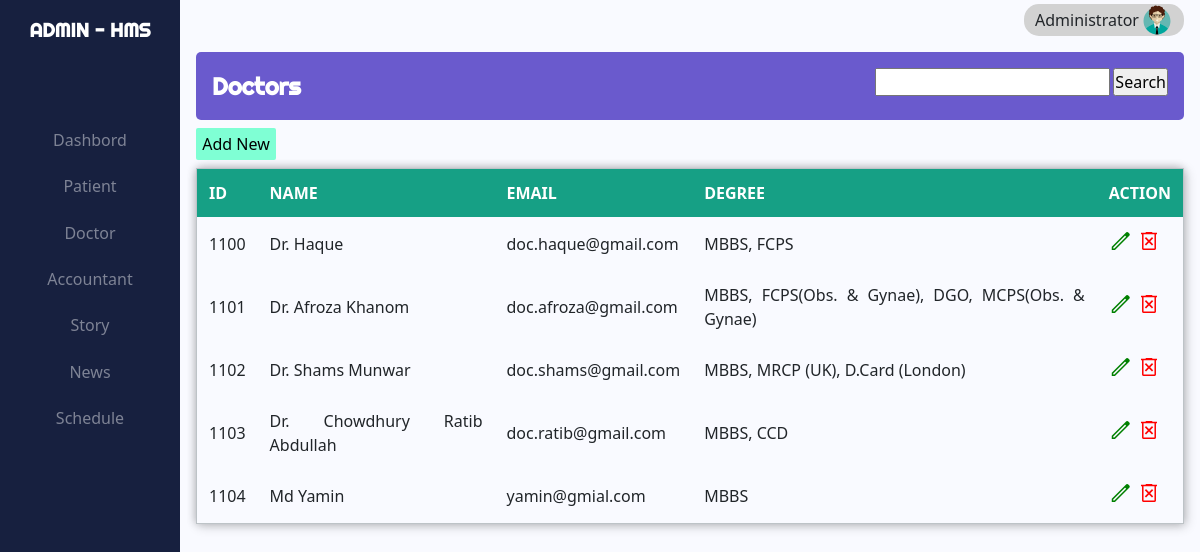
/hms/admin/admin_to_doctor.php (signed in), run on the app's committed database.
### tables this page shows
CREATE TABLE `doctors` (
  `doc_id` int(4) NOT NULL,
  `doc_name` varchar(50) DEFAULT NULL,
  `doc_email` varchar(150) DEFAULT NULL,
  `degree` varchar(150) DEFAULT NULL,
  `speciality` varchar(300) DEFAULT NULL,
  `visit` int(11) DEFAULT NULL,
  `dep_name` varchar(50) DEFAULT NULL,
  `doc_image` varchar(150) DEFAULT NULL,
  `pass` varchar(6) DEFAULT NULL,
  `adm_id` int(4) DEFAULT NULL
);

### hms/admin/admin_to_doctor.php (the view, shortened to what this page needs)
<?php
    include '../utility/admin_template.php';
    if (!isset($_REQUEST["search"])) {
        $sql = "SELECT * FROM doctors";
        $doctor = mysqli_query($conn, $sql);
    }
    else {
        $value = $_REQUEST["search_val"];
        $sql = "SELECT * FROM doctors WHERE doc_name LIKE '%$value%'";
        $doctor = mysqli_query($conn, $sql);
    }
?>
<head>
    <link rel="stylesheet" href="../css/admin/admin_to_patient.css">
    <link rel="stylesheet" href="../css/admin/admin_to_doctor.css">
</head>
<body>
            <div class="top-bar">
                <div class="top-bar-text">Doctors</div>
                <div class="search_bar">
                    <form action="" method="post">
                        <input type="search" name="search_val">
                        <input class="button" type="submit" value="Search" name="search">
                    </form>
                </div>
            </div>
            <button class="btn_wrapper">
                <div class="add">Add New</div>
            </button>
            <table action="" method="post">
                <thead>
                    <tr id="header">
                    <th scope="col">ID</th>
                    <th scope="col">NAME</th>
                    <th scope="col">EMAIL</th>
                    <th scope="col">DEGREE</th>
                    <th scope="col">ACTION</th>
                    </tr>
                </thead>
                <tbody>
                    <?php while ($row = mysqli_fetch_array($doctor, MYSQLI_ASSOC)) {
                        $id = $row["doc_id"];
                    ?>
                    <tr>
                    <td><?php echo $row["doc_id"] ?></td>
                    <td><?php echo $row["doc_name"] ?></td>
                    <td><?php echo $row["doc_email"] ?></td>
                    <td><?php echo $row["degree"] ?></td>
                    <td class="action">
                    <a href="./action/update_doctor.php?type=doctor&user_id=<?php echo $id ?>"><button class="button_update" name="update"><span class="material-symbols-outlined">edit</span></button></a>
                    <a href="./action/delete_doctor.php?user_id=<?php echo $id ?>" ><button class="button_delete" name="delete"><span class="material-symbols-outlined">delete_forever</span></button></a>
                    </td>
                    </tr>
                    <?php } ?>
                </tbody>
            </table>
</body>
</html>

### hms/utility/admin_template.php (shortened to what this page needs)
<!DOCTYPE html>
<html lang="en">
<head>
    <link href="https://cdn.jsdelivr.net/npm/bootstrap@5.0.2/dist/css/bootstrap.min.css" rel="stylesheet">
    <link rel="stylesheet" href="../css/admin/admin.css">
</head>
<body>
    <div class="container-mod">
        <div class="sidebar">
                <div class="bar_tittle">ADMIN - HMS</div>
                <div class="bar_menu">
                    <a class="a" href="admin.php"><p class="item">Dashbord</p></a>
                    <a href="admin_to_patient.php"><p class="item">Patient</p></a>
                    <a href="admin_to_doctor.php"><p class="item">Doctor</p></a>
                    <a href="admin_to_accountant.php"><p class="item">Accountant</p></a>
                    <a href="admin_to_story.php"><p class="item">Story</p></a>
                    <a href="admin_to_news.php"><p class="item">News</p></a>
                    <a href="admin_to_schedule.php"><p class="item">Schedule</p></a>
                </div>
        </div>
        <div class="content">
            <div class="header">
                <div class="dropdown">
                    <a class="btn dropdown-toggle" href="#" role="button" id="dropdownMenuLink" data-bs-toggle="dropdown" aria-expanded="false">
                    <div class="user">
                        <div class="name">Administrator</div>
                        <div class="avater"><img src="../images/administrator.svg"></div>
                    </div>
                    </a>
                </div>
            </div>
</body>

### hms/css/admin/admin.css (style rules this page uses)
* { margin: 0; padding: 0; box-sizing: border-box; }
.container-mod { min-height: 100vh; display: flex; justify-content: space-between; }
.sidebar { color: white; background-color: #17203f; min-height: 100vh; width: 15vw; padding: 1rem; }
.bar_tittle { font-weight: bold; font-family: 'Righteous', cursive; font-size: 1.2rem; text-align: center; }
.bar_menu { width: 100%; text-align: center; margin-top: 5rem; }
.bar_menu > a { color: #7e8395; text-decoration: none; min-width: 100%; }
.bar_menu .item { min-width: 100%; margin: 0.rem 0; padding: 0.2rem 0; transition: background 0.3s; }
.content { background-color: #f9faff; width: 85vw; min-height: 100vh; padding: 0 1rem; }
.header { width: 100%; display: flex; justify-content: right; padding-top: 0.25rem; }
.user { width: 10rem; display: flex; justify-content: center; align-items: center; background-color: rgb(210, 210, 210); border-radius: 15px; }
.avater { width: 2rem; margin-left: 2px; }
.header > .dropdown > .btn { padding: 0; border: 0; border-radius: 0; }
.dropdown-toggle::after { display: none; }

### hms/css/admin/admin_to_patient.css (style rules this page uses)
.material-symbols-outlined { font-variation-settings: 'FILL' 0, 'wght' 400, 'GRAD' 0, 'opsz' 48 }
.top-bar { display: flex; justify-content: space-between; width: 100%; padding: 1rem; margin-top: 1rem; border-radius: 5px; background-color: slateblue; }
.top-bar-text { color: white; font-size: 1.5rem; font-weight: bold; font-family: 'Righteous', cursive; }
.search_bar > form { display: flex; justify-content: center; }
form > .button { margin-left: 0.2rem; }
button { background: none; border: none; }
.button_delete { color: red; }
.button_update { color: green; }
table { margin-top: 1rem!important; border-collapse: collapse; border: 1px solid #bdc3c7; border-radius: 5px 5px 0 0; box-shadow: 2px 2px 12px rgba(0, 0, 0, 0.2), -1px -1px 8px rgba(0, 0, 0, 0.2); width: 100%; }
tr { transition: all .2s ease-in; }
th, td { padding: 12px; text-align: justify; }
#header { background-color: #16a085; color: #fff; }

### hms/css/admin/admin_to_doctor.css (style rules this page uses)
.btn_wrapper { display: flex; justify-content: right; }
.add { margin: 0.5rem 0; width: 5rem; background-color: aquamarine; border-radius: 2px; padding: 4px 0; }
.content { position: relative; }
table { margin-top: 0 !important; }

### data on the page
doctors: doc_id "1100", doc_name "Dr. Haque", doc_email "doc.haque@gmail.com", degree "MBBS, FCPS"
doctors: doc_id "1101", doc_name "Dr. Afroza Khanom", doc_email "doc.afroza@gmail.com", degree "MBBS, FCPS(Obs. & Gynae), DGO, MCPS(Obs. & Gynae)"
doctors: doc_id "1102", doc_name "Dr. Shams Munwar", doc_email "doc.shams@gmail.com", degree "MBBS, MRCP (UK), D.Card (London)"
doctors: doc_id "1103", doc_name "Dr. Chowdhury Ratib Abdullah", doc_email "doc.ratib@gmail.com", degree "MBBS, CCD"
doctors: doc_id "1104", doc_name "Md Yamin", doc_email "yamin@gmial.com", degree "MBBS"
